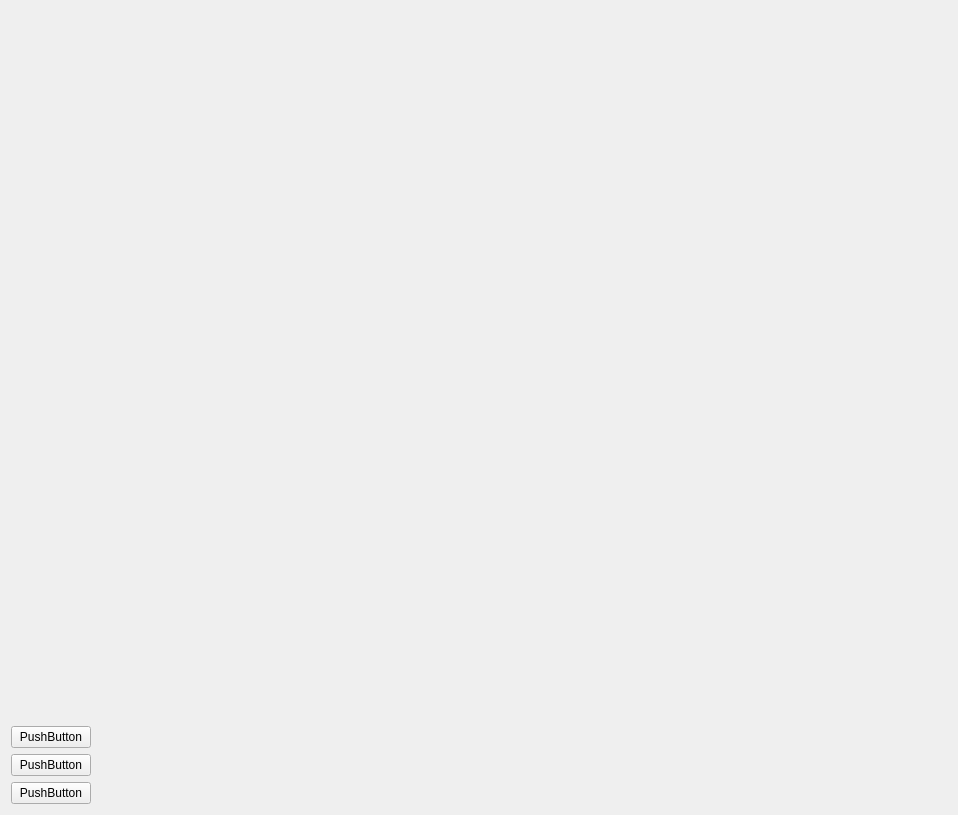
<?xml version="1.0" encoding="UTF-8"?>
<ui version="4.0">
 <class>Form</class>
 <widget class="QWidget" name="Form">
  <property name="geometry">
   <rect>
    <x>0</x>
    <y>0</y>
    <width>958</width>
    <height>815</height>
   </rect>
  </property>
  <property name="windowTitle">
   <string>Form</string>
  </property>
  <layout class="QHBoxLayout" name="horizontalLayout">
   <item>
    <layout class="QVBoxLayout" name="verticalLayout">
     <item>
      <spacer name="verticalSpacer">
       <property name="orientation">
        <enum>Qt::Orientation::Vertical</enum>
       </property>
       <property name="sizeHint" stdset="0">
        <size>
         <width>20</width>
         <height>40</height>
        </size>
       </property>
      </spacer>
     </item>
     <item>
      <widget class="QPushButton" name="pushButton_2">
       <property name="text">
        <string>PushButton</string>
       </property>
      </widget>
     </item>
     <item>
      <widget class="QPushButton" name="pushButton_3">
       <property name="text">
        <string>PushButton</string>
       </property>
      </widget>
     </item>
     <item>
      <widget class="QPushButton" name="pushButton">
       <property name="text">
        <string>PushButton</string>
       </property>
      </widget>
     </item>
    </layout>
   </item>
   <item>
    <spacer name="horizontalSpacer">
     <property name="orientation">
      <enum>Qt::Orientation::Horizontal</enum>
     </property>
     <property name="sizeHint" stdset="0">
      <size>
       <width>40</width>
       <height>20</height>
      </size>
     </property>
    </spacer>
   </item>
  </layout>
 </widget>
 <resources/>
 <connections/>
</ui>
